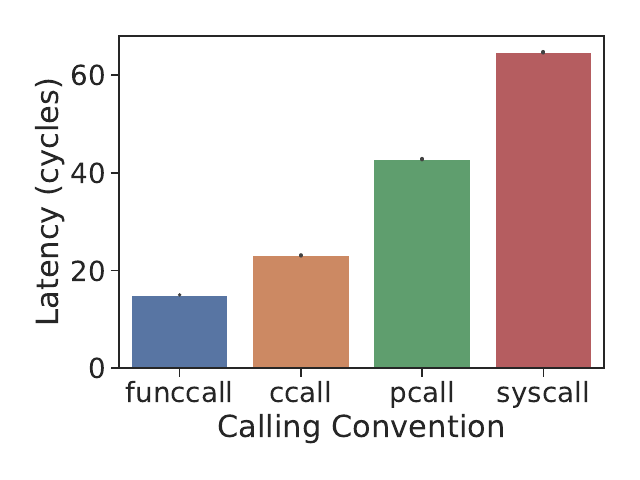

Here is the Python script that generated this plot:
import seaborn as sns
import pandas as pd
import matplotlib.pyplot as plt

sns.set(font_scale=2)
sns.set_style("ticks")
def read_data(name, file):
    file1 = open(file)
    res = []
    for line in file1:
        if "numCycles" in line:
            splitted = line.split()
            val = int(splitted[1])
            if val < 5000:
                res.append([name, val])
    return res[10:]
data = read_data("funccall", "fcall.txt") + read_data("ccall","ccall_lat1.txt") + read_data("pcall", "pcall_empty_lat1.txt") + read_data("syscall", "syscall_empty.txt")
df = pd.DataFrame(data, columns=["Calling Semantic","Latency (cycles)"])

ax = sns.barplot(data=df, x="Calling Semantic", y="Latency (cycles)")
ax.tick_params(axis='both', which='major', labelsize=20)
ax.set_xlabel("Calling Convention", fontsize=22)
ax.set_ylabel("Latency (cycles)", fontsize=22)

plt.tight_layout()
plt.savefig("calling-small.pdf")
